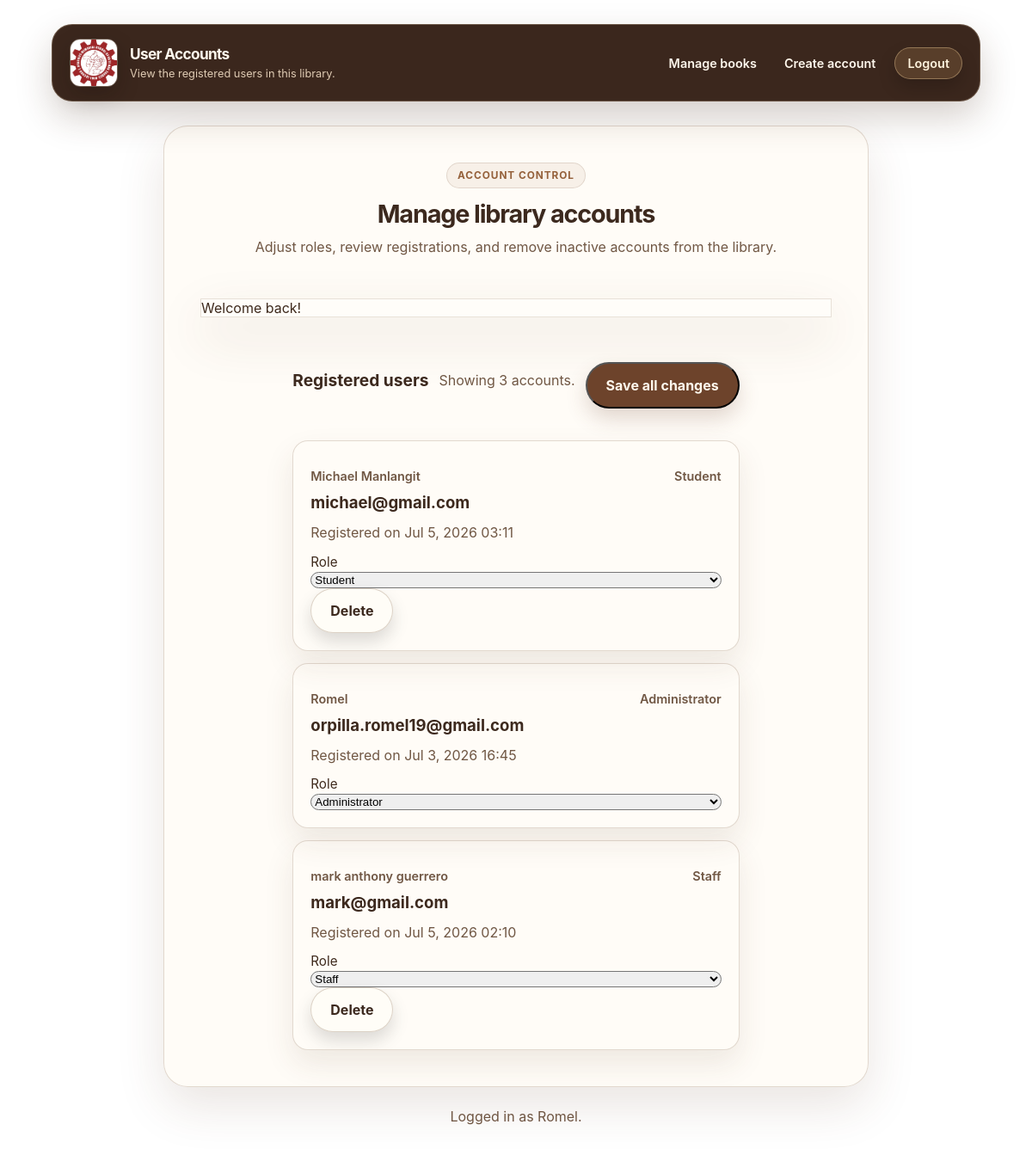
The app's page /accounts.php (signed in) with its own data.
### tables this page shows
CREATE TABLE users (
    id INTEGER PRIMARY KEY AUTOINCREMENT,
    name TEXT NOT NULL,
    email TEXT NOT NULL UNIQUE,
    password_hash TEXT NOT NULL,
    created_at TEXT NOT NULL DEFAULT (datetime('now'))
, role TEXT NOT NULL DEFAULT 'student');

### init.php (called while the page is built, shortened)
<?php
$pdo = require __DIR__ . '/db.php';
function current_user(): ?array
{
    global $pdo;
    $stmt = $pdo->prepare('SELECT id, name, email, role FROM users WHERE id = :id');
    $stmt->execute([':id' => $_SESSION['user_id']]);
    return $stmt->fetch() ?: null;
}
function is_admin(?array $user = null): bool
{
    return ($user['role'] ?? '') === 'administrator';
}
function get_flash(): ?string
{
    $message = $_SESSION['flash_message'];
    return $message;
}
function escape_html(string $value): string
{
    return htmlspecialchars($value, ENT_QUOTES | ENT_SUBSTITUTE, 'UTF-8');
}

### accounts.php (the view, shortened to what this page needs)
<?php
require __DIR__ . '/init.php';
$user = current_user();
$flash = get_flash();
$stmt = $pdo->query('SELECT id, name, email, role, created_at FROM users ORDER BY name');
$accounts = $stmt->fetchAll();
?>
<!DOCTYPE html>
<html lang="en">
<head>
    <link rel="stylesheet" href="styles.css">
</head>
<body class="admin-page">
<div class="container admin-layout">
    <header class="site-header">
        <a class="site-brand" href="index.php">
            <img src="jzgmsat logo.jpg" alt="School logo" class="site-brand__mark" style="width:56px;height:56px;object-fit:cover;border-radius:12px;">
            <div>
                <div class="site-title">User Accounts</div>
                <div class="site-subtitle">View the registered users in this library.</div>
            </div>
        </a>
        <nav class="nav-links">
            <?php if (is_admin($user)): ?>
                <a class="nav-link" href="library.php">Manage books</a>
                <a class="nav-link" href="register.php">Create account</a>
            <?php endif; ?>
            <a class="nav-link nav-link--button" href="logout.php">Logout</a>
        </nav>
    </header>
    <main class="card">
        <div class="form-card__header">
            <div class="form-card__eyebrow">Account control</div>
            <h1>Manage library accounts</h1>
            <p class="form-card__intro">Adjust roles, review registrations, and remove inactive accounts from the library.</p>
        </div>
        <?php if ($flash): ?>
            <div class="alert"><?= escape_html($flash) ?></div>
        <?php endif; ?>
        <form method="post" style="display:block;">
            <div class="results-header">
                <h2>Registered users</h2>
                <p>Showing <?= count($accounts) ?> account<?= count($accounts) === 1 ? '' : 's' ?>.</p>
                <div class="form-actions" style="margin-top:12px;">
                    <button class="button button--primary" type="submit">Save all changes</button>
                </div>
            </div>
            <?php if (!empty($accounts)): ?>
                <div class="grid" style="grid-template-columns: 1fr; gap: 14px;">
                    <?php foreach ($accounts as $account): ?>
                        <div class="book-card">
                            <div class="book-card__meta">
                                <span><?= escape_html($account['name']) ?></span>
                                <span><?= escape_html(ucfirst($account['role'])) ?></span>
                            </div>
                            <h3 class="book-card__title"><?= escape_html($account['email']) ?></h3>
                            <p class="book-card__description">Registered on <?= escape_html((new DateTimeImmutable($account['created_at']))->format('M j, Y H:i')) ?></p>
                            <div class="form-actions" style="margin-top:10px;justify-content:flex-start;">
                                <label for="role-<?= (int) $account['id'] ?>" style="font-size:0.95rem;">Role</label>
                                <select id="role-<?= (int) $account['id'] ?>" name="role[]">
                                    <option value="student" <?= ($account['role'] === 'student' ? 'selected' : '') ?>>Student</option>
                                    <option value="staff" <?= ($account['role'] === 'staff' ? 'selected' : '') ?>>Staff</option>
                                    <option value="administrator" <?= ($account['role'] === 'administrator' ? 'selected' : '') ?>>Administrator</option>
                                </select>
                                <?php if ((int) $account['id'] !== (int) $user['id']): ?>
                                    <button class="button button--secondary" type="submit" name="delete_user_id" value="<?= (int) $account['id'] ?>" onclick="return confirm('Delete this user account?');">Delete</button>
                                <?php endif; ?>
                            </div>
                        </div>
                    <?php endforeach; ?>
                </div>
            <?php else: ?>
                <div class="empty-state">No accounts found.</div>
            <?php endif; ?>
        </form>
    </main>
    <footer class="footer">Logged in as <?= escape_html($user['name']) ?>.</footer>
</div>
</body>
</html>

### records on screen
users: name "Michael Manlangit", role "Student", email "michael@gmail.com", created_at "Jul 5, 2026 03:11", role+id "Student"
users: name "Romel", role "Administrator", email "orpilla.romel19@gmail.com", created_at "Jul 3, 2026 16:45", role+id "Administrator"
users: name "mark anthony guerrero", role "Staff", email "mark@gmail.com", created_at "Jul 5, 2026 02:10", role+id "Staff"

### other values on screen
escape_html($flash) "Welcome back!"
count($accounts) "3"
